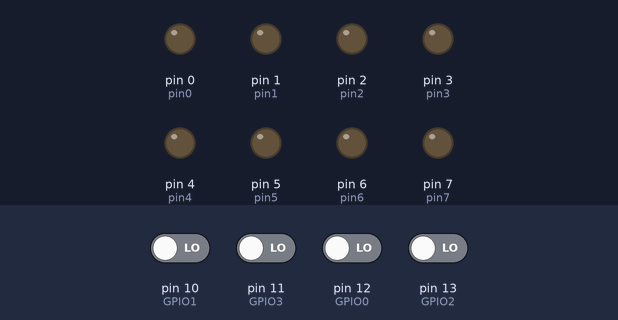
Recording of a sketch running on a simulated Arduino Uno, built with avr-gcc and run on an emulated ATmega328P. Parts: output pins drawn as LEDs (lit = HIGH). The inputs (shaded band) are chosen by the test bench; at power-on: pin 10 (GPIO1), pin 11 (GPIO3), pin 12 (GPIO0), pin 13 (GPIO2) LOW.

Above: at 1.2 s.
1.3 s: pin 10 (GPIO1) driven HIGH
At 2.5 s:
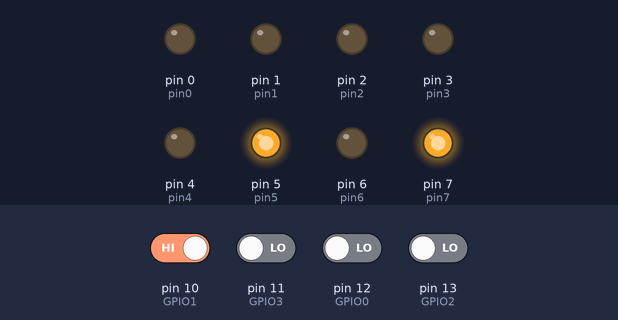
2.8 s: pin 11 (GPIO3) driven HIGH
At 3.7 s:
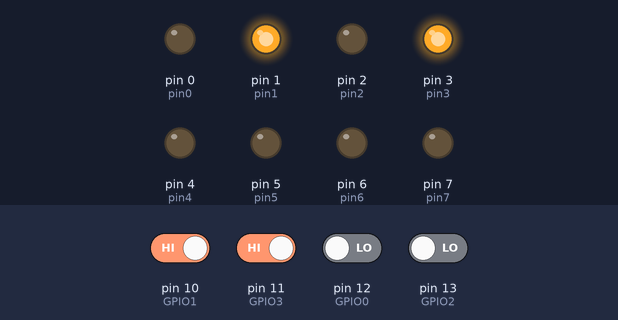
4.3 s: pin 12 (GPIO0) driven HIGH
At 4.8 s:
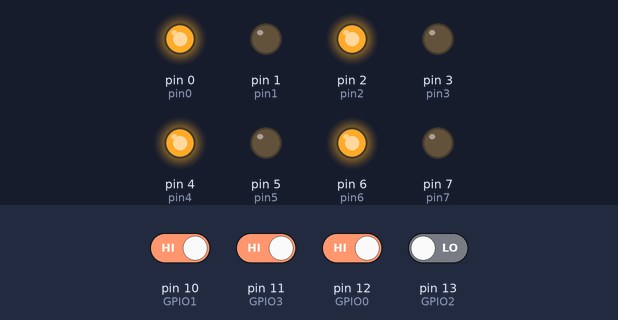
5.8 s: pin 13 (GPIO2) driven HIGH
At 7.0 s:
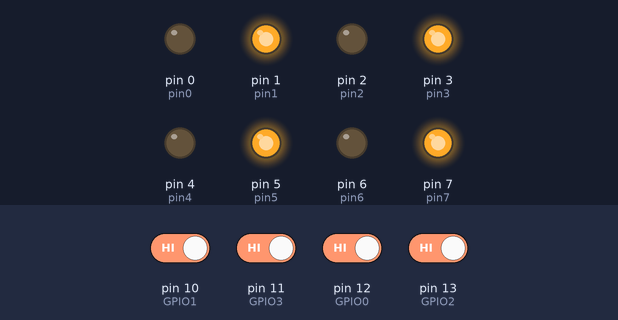
7.3 s: pin 13 (GPIO2) driven LOW
At 8.3 s:
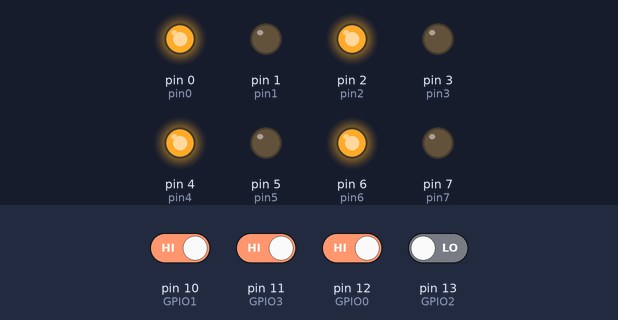
8.8 s: pin 12 (GPIO0) driven LOW
At 9.4 s:
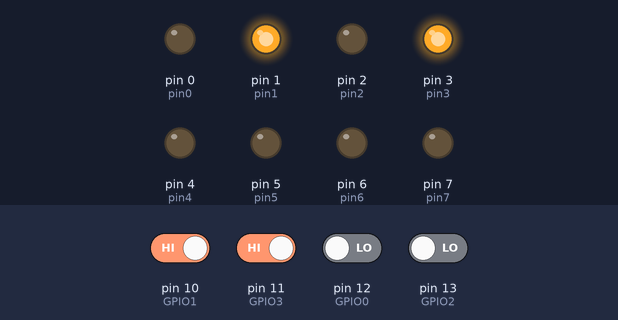
Timing chart, 0 to 11.3 s (numbered marks = the images above; inputs shaded):
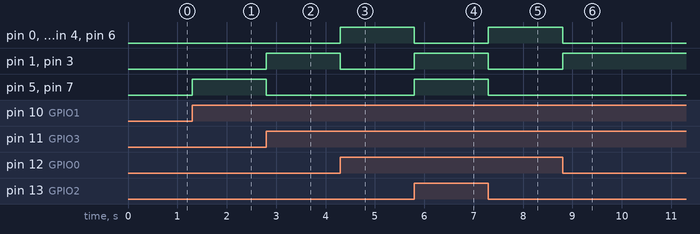

The sketch:

CAR_WEBSERVER_ARDUINO.ino
```cpp
const int GPIO2 = 13; //UP
const int GPIO0 = 12; //DOWN
const int GPIO3 = 11; //RIGHT
const int GPIO1 = 10; //LEFT

const int pin7 = 7;
const int pin6 = 6;
const int pin5 = 5;
const int pin4 = 4;
const int pin3 = 3;
const int pin2 = 2;
const int pin1 = 1;
const int pin0 = 0;

int gpio2, gpio0, gpio3, gpio1;

void stop_all(){
  digitalWrite(pin7, LOW);
  digitalWrite(pin6, LOW);
  digitalWrite(pin5, LOW);
  digitalWrite(pin3, LOW);
  digitalWrite(pin2, LOW);
  digitalWrite(pin1, LOW);
  digitalWrite(pin0, LOW);
}

void up(){
  digitalWrite(pin7, HIGH);
  digitalWrite(pin6, LOW);
  digitalWrite(pin5, HIGH);
  digitalWrite(pin4, LOW);
  digitalWrite(pin3, HIGH);
  digitalWrite(pin2, LOW);
  digitalWrite(pin1, HIGH);
  digitalWrite(pin0, LOW);
}

void down(){
  digitalWrite(pin7, LOW);
  digitalWrite(pin6, HIGH);
  digitalWrite(pin5, LOW);
  digitalWrite(pin4, HIGH);
  digitalWrite(pin3, LOW);
  digitalWrite(pin2, HIGH);
  digitalWrite(pin1, LOW);
  digitalWrite(pin0, HIGH);
}

void left(){
  digitalWrite(pin7, HIGH);
  digitalWrite(pin6, LOW);
  digitalWrite(pin5, HIGH);
  digitalWrite(pin4, LOW);
  digitalWrite(pin3, LOW);
  digitalWrite(pin2, LOW);
  digitalWrite(pin1, LOW);
  digitalWrite(pin0, LOW);
}

void right(){
  digitalWrite(pin7, LOW);
  digitalWrite(pin6, LOW);
  digitalWrite(pin5, LOW);
  digitalWrite(pin4, LOW);
  digitalWrite(pin3, HIGH);
  digitalWrite(pin2, LOW);
  digitalWrite(pin1, HIGH);
  digitalWrite(pin0, LOW);
}

void setup(){
  pinMode(GPIO2, INPUT);
  pinMode(GPIO0, INPUT);
  pinMode(GPIO3, INPUT);
  pinMode(GPIO1, INPUT);

  pinMode(pin7, OUTPUT);
  pinMode(pin6, OUTPUT);
  pinMode(pin5, OUTPUT);
  pinMode(pin4, OUTPUT);
  pinMode(pin3, OUTPUT);
  pinMode(pin2, OUTPUT);
  pinMode(pin1, OUTPUT);
  pinMode(pin0, OUTPUT);
}

void loop(){
  gpio2 = digitalRead(GPIO2);
  gpio0 = digitalRead(GPIO0);
  gpio3 = digitalRead(GPIO3);
  gpio1 = digitalRead(GPIO1);

  if( gpio2 == HIGH ) //carro move para frente
    up();
  else if( gpio0 == HIGH ) //carro move para tras
    down();
  else if( gpio3 == HIGH ) //carro move para direita
    right();
  else if( gpio1 == HIGH ) //carro move para esquerda
    left();
  else
    stop_all();
}
```

Measured:
- after the input at 1.3 s, pin 5 (pin5), pin 7 (pin7): LOW → HIGH at once
- after the input at 2.8 s, pin 1 (pin1), pin 3 (pin3): LOW → HIGH at once; pin 5 (pin5), pin 7 (pin7): HIGH → LOW at once
- after the input at 4.3 s, pin 0 (pin0), pin 2 (pin2), pin 4 (pin4), pin 6 (pin6): LOW → HIGH at once; pin 1 (pin1), pin 3 (pin3): HIGH → LOW at once
- after the input at 5.8 s, pin 0 (pin0), pin 2 (pin2), pin 4 (pin4), pin 6 (pin6): HIGH → LOW at once; pin 1 (pin1), pin 3 (pin3), pin 5 (pin5), pin 7 (pin7): LOW → HIGH at once
- after the input at 7.3 s, pin 0 (pin0), pin 2 (pin2), pin 4 (pin4), pin 6 (pin6): LOW → HIGH at once; pin 1 (pin1), pin 3 (pin3), pin 5 (pin5), pin 7 (pin7): HIGH → LOW at once
- after the input at 8.8 s, pin 0 (pin0), pin 2 (pin2), pin 4 (pin4), pin 6 (pin6): HIGH → LOW at once; pin 1 (pin1), pin 3 (pin3): LOW → HIGH at once
